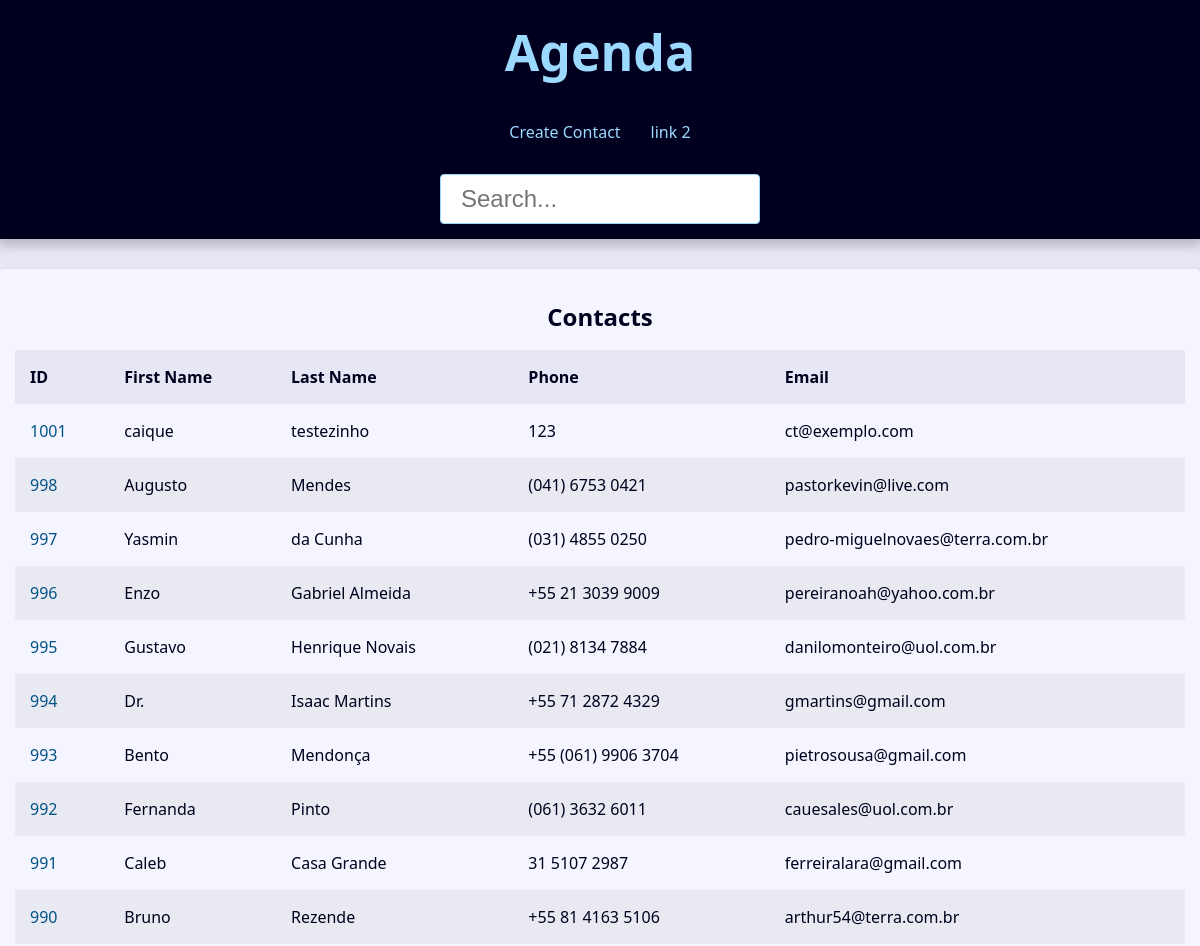
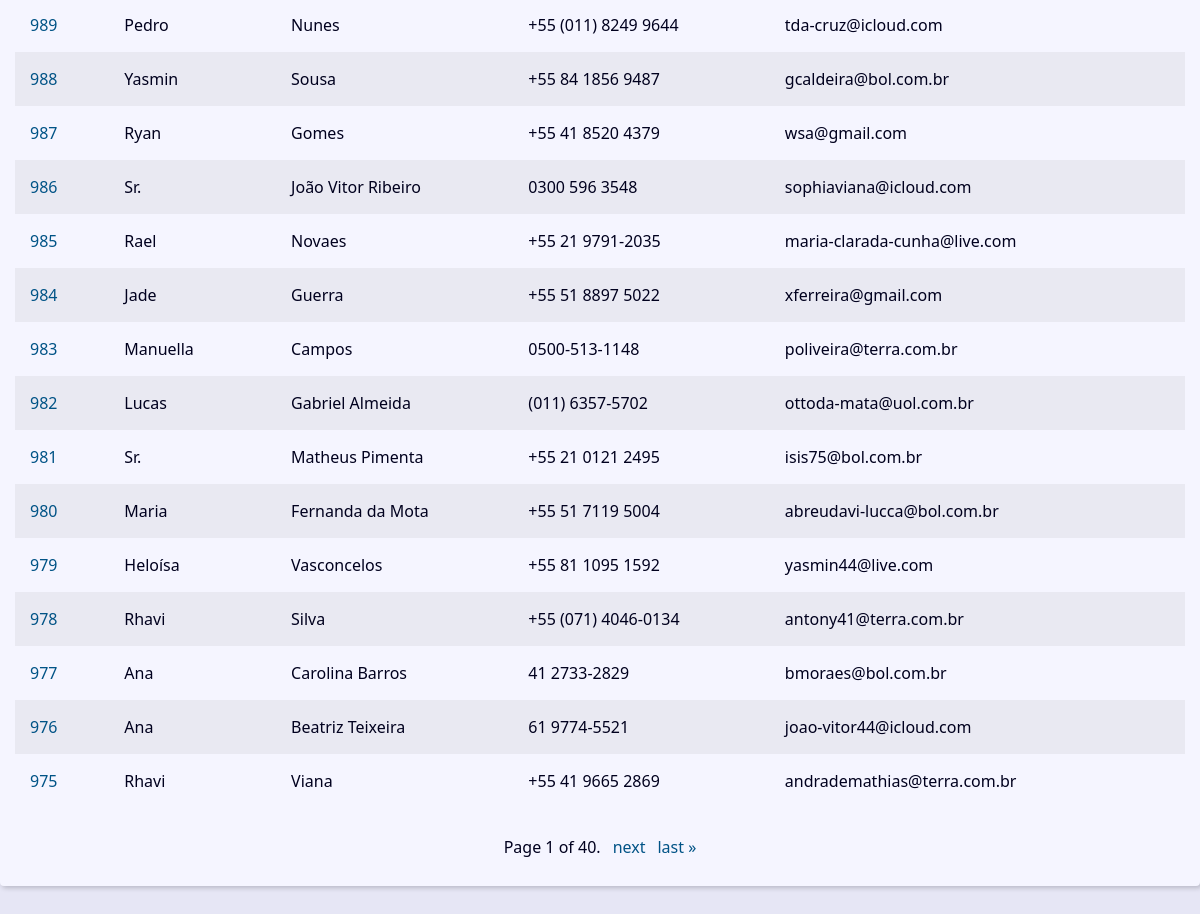
Before: / with the older database file (2 pictures, top to bottom).
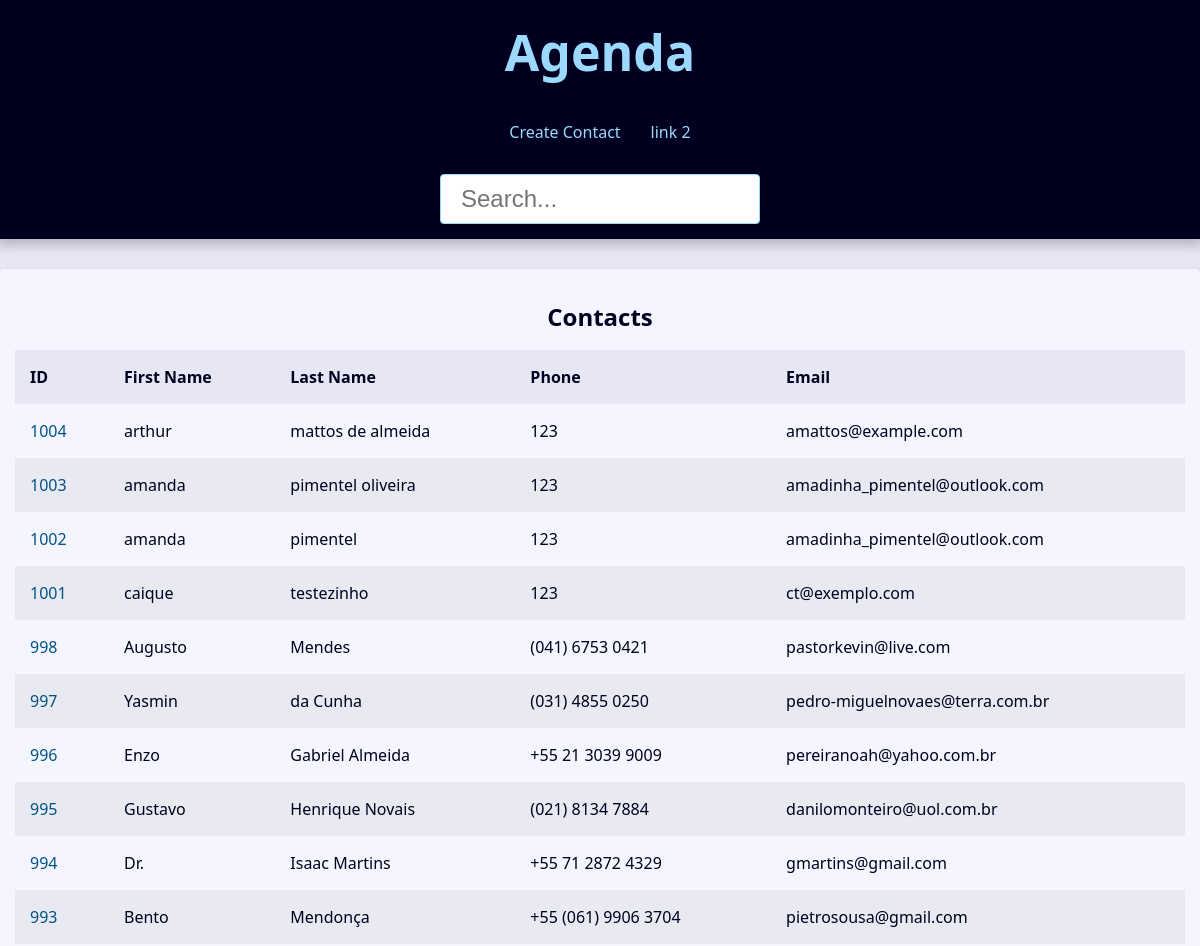
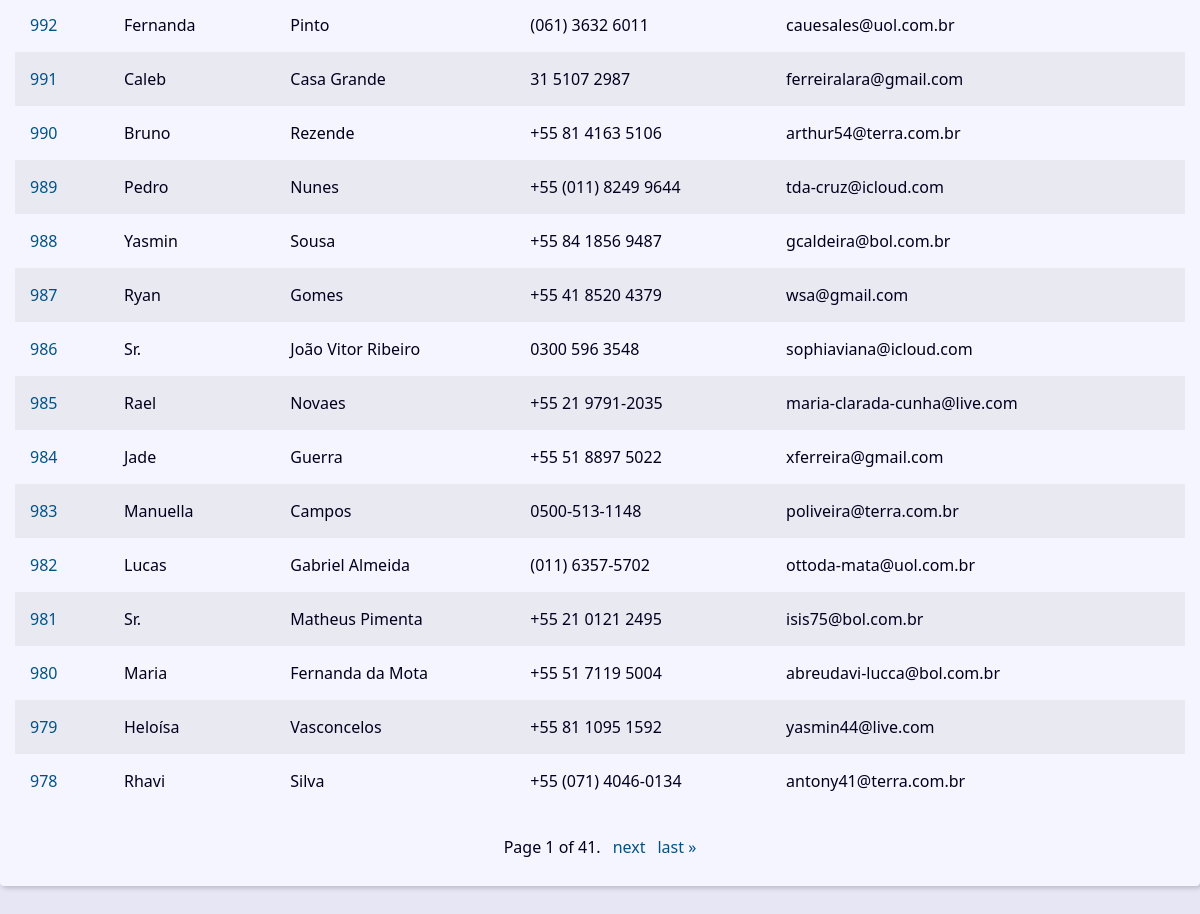
After: the same page with the newer database file (2 pictures, top to bottom).
### contact/models.py (models this page shows, shortened)
class Contact(models.Model):
    first_name = models.CharField(max_length=50)
    last_name = models.CharField(max_length=50)
    phone = models.CharField(max_length=50)
    email = models.EmailField(max_length=254, blank=True)
    created_date = models.DateTimeField(default=timezone.now)
    description = models.TextField( blank=True)
    show = models.BooleanField(default=True)
    picture = models.ImageField(blank=True, upload_to='pictures/%Y/%m/') # dentro media_root >> pictures/2025/10/
    category = models.ForeignKey(Category, on_delete=models.SET_NULL, null=True, blank=True)
    owner = models.ForeignKey(User, on_delete=models.SET_NULL, null=True, blank=True)

### contact/views/contact_views.py (the view)
# urls.py: path('', view=views.index, name='index'),
def index(request):
    contacts = Contact.objects.filter(show=True).order_by('-id')
    paginator = Paginator(contacts, 25)
    page_number = request.GET.get('page')
    page_obj = paginator.get_page(page_number)
    context = {"page_obj": page_obj, 'site_title': 'Contatos - '}
    return render(
        request,
        'contact/index.html',
        context
    )

### contact/templates/contact/index.html
{% extends "global/base.html" %}
{% block content %}
    {% if page_obj %}
        <div class="responsive-table">
            <table class="contacts-table">
                <caption class="table-caption">
                    Contacts
                </caption>
                <thead>
                    <tr class="table-row table-row-header">
                        <th class="table-header">ID</th>
                        <th class="table-header">First Name</th>
                        <th class="table-header">Last Name</th>
                        <th class="table-header">Phone</th>
                        <th class="table-header">Email</th>
                    </tr>
                </thead>
                <tbody>
                    {% for contact in page_obj %}
                        <tr class="table-row">
                            <td class="table-cel">
                                <a class="table-link"
                                href="{% url 'contact:contact' contact.id %}">
                                    {{ contact.id }}
                                </a>
                            </td>
                            <td class="table-cel">
                                {{ contact.first_name }}
                            </td>
                            <td class="table-cel">
                                {{ contact.last_name }}
                            </td>
                            <td class="table-cel">
                                {{ contact.phone }}
                            </td>
                            <td class="table-cel">
                                {{ contact.email }}
                            </td>
                        </tr>
                    {% endfor %}
                </tbody>
            </table>
        </div>
    {% else %}
        <div class="sigle-contact">
            <h1 class="sigle-contact-name">
                Nenhum contato encontrado
            </h1>
        </div>
    {% endif %}
{% endblock content %}

Changed rows visible on the page:
no longer on this page (row unchanged): Contact: id "977", first_name "Ana", last_name "Carolina Barros", phone "41 2733-2829", email "bmoraes@bol.com.br"
no longer on this page (row unchanged): Contact: id "976", first_name "Ana", last_name "Beatriz Teixeira", phone "61 9774-5521", email "joao-vitor44@icloud.com"
no longer on this page (row unchanged): Contact: id "975", first_name "Rhavi", last_name "Viana", phone "+55 41 9665 2869", email "andrademathias@terra.com.br"
added Contact: id "1004", first_name "arthur", last_name "mattos de almeida", phone "123", email "amattos@example.com"
added Contact: id "1003", first_name "amanda", last_name "pimentel oliveira", phone "123", email "amadinha_pimentel@outlook.com"
added Contact: id "1002", first_name "amanda", last_name "pimentel", phone "123", email "amadinha_pimentel@outlook.com"
Other visible differences:
{{ page_obj.paginator.num_pages }}: "40" → "41"
